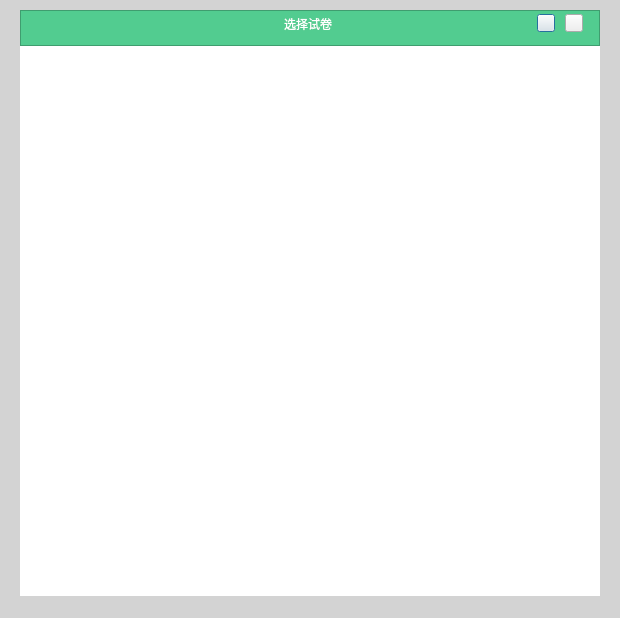
<?xml version="1.0" encoding="UTF-8"?>
<ui version="4.0">
 <class>BaiduPaperDlg</class>
 <widget class="QDialog" name="BaiduPaperDlg">
  <property name="geometry">
   <rect>
    <x>0</x>
    <y>0</y>
    <width>620</width>
    <height>618</height>
   </rect>
  </property>
  <property name="windowTitle">
   <string>Dialog</string>
  </property>
  <property name="styleSheet">
   <string notr="true">QWidget#BaiduPaperDlg{
	background-color: rgb(211, 211, 211);
}	</string>
  </property>
  <layout class="QGridLayout" name="gridLayout">
   <property name="leftMargin">
    <number>0</number>
   </property>
   <property name="topMargin">
    <number>0</number>
   </property>
   <property name="rightMargin">
    <number>0</number>
   </property>
   <property name="bottomMargin">
    <number>0</number>
   </property>
   <property name="spacing">
    <number>0</number>
   </property>
   <item row="0" column="0" colspan="3">
    <widget class="QLabel" name="label_6">
     <property name="minimumSize">
      <size>
       <width>0</width>
       <height>10</height>
      </size>
     </property>
     <property name="maximumSize">
      <size>
       <width>16777215</width>
       <height>10</height>
      </size>
     </property>
     <property name="styleSheet">
      <string notr="true">border-image: url(:/widget/img/widget/back.png) 0 0 194 0;
</string>
     </property>
     <property name="text">
      <string/>
     </property>
    </widget>
   </item>
   <item row="1" column="0">
    <widget class="QLabel" name="labLeft">
     <property name="minimumSize">
      <size>
       <width>20</width>
       <height>0</height>
      </size>
     </property>
     <property name="maximumSize">
      <size>
       <width>20</width>
       <height>16777215</height>
      </size>
     </property>
     <property name="styleSheet">
      <string notr="true">border-image: url(:/widget/img/widget/back.png) 6 352 18 0;
</string>
     </property>
     <property name="text">
      <string/>
     </property>
    </widget>
   </item>
   <item row="1" column="1">
    <widget class="CWidget" name="backframe" native="true">
     <property name="minimumSize">
      <size>
       <width>580</width>
       <height>586</height>
      </size>
     </property>
     <property name="maximumSize">
      <size>
       <width>580</width>
       <height>586</height>
      </size>
     </property>
     <property name="styleSheet">
      <string notr="true">#backframe
{
	background:rgba(255,255,255,1);
}</string>
     </property>
     <layout class="QVBoxLayout" name="verticalLayout">
      <property name="spacing">
       <number>0</number>
      </property>
      <property name="leftMargin">
       <number>0</number>
      </property>
      <property name="topMargin">
       <number>0</number>
      </property>
      <property name="rightMargin">
       <number>0</number>
      </property>
      <property name="bottomMargin">
       <number>0</number>
      </property>
      <item>
       <widget class="QFrame" name="Titleframe">
        <property name="minimumSize">
         <size>
          <width>0</width>
          <height>36</height>
         </size>
        </property>
        <property name="maximumSize">
         <size>
          <width>16777215</width>
          <height>36</height>
         </size>
        </property>
        <property name="styleSheet">
         <string notr="true">#Titleframe{
background-color: rgb(82, 204, 144);
}</string>
        </property>
        <property name="frameShape">
         <enum>QFrame::StyledPanel</enum>
        </property>
        <property name="frameShadow">
         <enum>QFrame::Raised</enum>
        </property>
        <layout class="QHBoxLayout" name="horizontalLayout_5">
         <property name="spacing">
          <number>10</number>
         </property>
         <property name="leftMargin">
          <number>16</number>
         </property>
         <property name="topMargin">
          <number>0</number>
         </property>
         <property name="rightMargin">
          <number>16</number>
         </property>
         <property name="bottomMargin">
          <number>10</number>
         </property>
         <item>
          <widget class="QLabel" name="labClose">
           <property name="minimumSize">
            <size>
             <width>16</width>
             <height>16</height>
            </size>
           </property>
           <property name="maximumSize">
            <size>
             <width>16</width>
             <height>16</height>
            </size>
           </property>
           <property name="text">
            <string/>
           </property>
          </widget>
         </item>
         <item>
          <widget class="QLabel" name="labMinimize">
           <property name="minimumSize">
            <size>
             <width>16</width>
             <height>16</height>
            </size>
           </property>
           <property name="maximumSize">
            <size>
             <width>16</width>
             <height>16</height>
            </size>
           </property>
           <property name="text">
            <string/>
           </property>
          </widget>
         </item>
         <item>
          <widget class="QLabel" name="label">
           <property name="minimumSize">
            <size>
             <width>0</width>
             <height>26</height>
            </size>
           </property>
           <property name="maximumSize">
            <size>
             <width>16777215</width>
             <height>26</height>
            </size>
           </property>
           <property name="styleSheet">
            <string notr="true">color: rgb(255, 255, 255);
font: 16px &quot;微软雅黑&quot;;</string>
           </property>
           <property name="text">
            <string>选择试卷</string>
           </property>
           <property name="alignment">
            <set>Qt::AlignCenter</set>
           </property>
          </widget>
         </item>
         <item>
          <widget class="QPushButton" name="btnMinimize">
           <property name="minimumSize">
            <size>
             <width>18</width>
             <height>18</height>
            </size>
           </property>
           <property name="maximumSize">
            <size>
             <width>18</width>
             <height>18</height>
            </size>
           </property>
           <property name="styleSheet">
            <string notr="true">QPushButton{	
	border-image: url(:/Login/img/Login/min_green_Normal.png);
}

QPushButton:hover{		
	border-image: url(:/Login/img/Login/mic_green_Click.png);
}

QPushButton:pressed{
	border-image: url(:/Login/img/Login/min_green_Normal.png);
}

QPussButton:disable{
	border-image: url(:/Login/img/Login/min_green_Normal.png);
}</string>
           </property>
           <property name="text">
            <string/>
           </property>
          </widget>
         </item>
         <item>
          <widget class="QPushButton" name="btnClose">
           <property name="minimumSize">
            <size>
             <width>18</width>
             <height>18</height>
            </size>
           </property>
           <property name="maximumSize">
            <size>
             <width>18</width>
             <height>18</height>
            </size>
           </property>
           <property name="styleSheet">
            <string notr="true">QPushButton{	
	border-image: url(:/Login/img/Login/close_green_Normal.png);
}

QPushButton:hover{		
	border-image: url(:/Login/img/Login/close_green_Click.png);
}

QPushButton:pressed{
	border-image: url(:/Login/img/Login/close_green_Normal.png);
}

QPussButton:disable{
	border-image: url(:/Login/img/Login/close_green_Normal.png);
}</string>
           </property>
           <property name="text">
            <string/>
           </property>
          </widget>
         </item>
        </layout>
       </widget>
      </item>
      <item>
       <spacer name="verticalSpacer">
        <property name="orientation">
         <enum>Qt::Vertical</enum>
        </property>
        <property name="sizeHint" stdset="0">
         <size>
          <width>20</width>
          <height>40</height>
         </size>
        </property>
       </spacer>
      </item>
     </layout>
    </widget>
   </item>
   <item row="1" column="2">
    <widget class="QLabel" name="labRight">
     <property name="minimumSize">
      <size>
       <width>20</width>
       <height>0</height>
      </size>
     </property>
     <property name="maximumSize">
      <size>
       <width>20</width>
       <height>16777215</height>
      </size>
     </property>
     <property name="styleSheet">
      <string notr="true">border-image: url(:/widget/img/widget/back.png) 10 0 18 352;</string>
     </property>
     <property name="text">
      <string/>
     </property>
    </widget>
   </item>
   <item row="2" column="0" colspan="3">
    <widget class="QLabel" name="label_9">
     <property name="minimumSize">
      <size>
       <width>0</width>
       <height>22</height>
      </size>
     </property>
     <property name="maximumSize">
      <size>
       <width>16777215</width>
       <height>22</height>
      </size>
     </property>
     <property name="styleSheet">
      <string notr="true">border-image: url(:/widget/img/widget/back.png) 182 0 0 0;</string>
     </property>
     <property name="text">
      <string/>
     </property>
    </widget>
   </item>
  </layout>
 </widget>
 <customwidgets>
  <customwidget>
   <class>CWidget</class>
   <extends>QWidget</extends>
   <header>cwidget.h</header>
   <container>1</container>
  </customwidget>
 </customwidgets>
 <resources>
  <include location="../../VLive/VLive.qrc"/>
 </resources>
 <connections/>
</ui>
